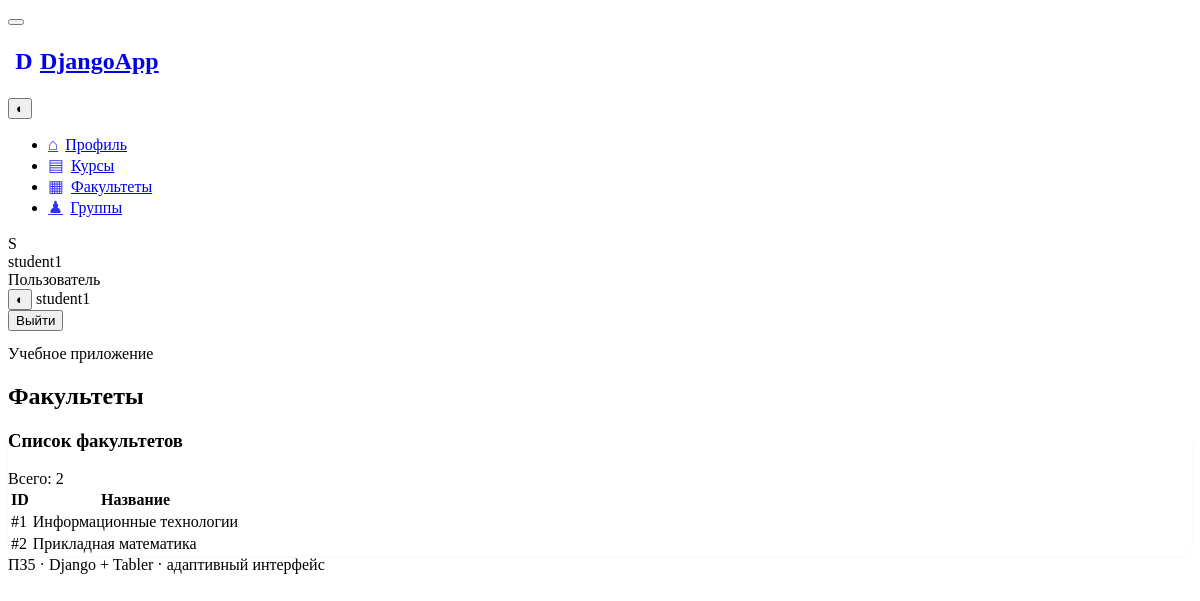
The page /departments/ (signed in) on the database its author committed.
### accounts/models.py (models this page shows, shortened)
class Department(models.Model):
    name = models.CharField(max_length=200)

### accounts/views.py (the view)
@login_required
def department_list(request):
    departments = Department.objects.all()
    return render(
        request,
        'department_list.html',
        {
            'departments': departments,
            'is_methodist': is_methodist(
                request.user
            ),
        }
    )

### accounts/views.py (called while the page is built)
def is_methodist(user):
    return user.is_superuser or user.groups.filter(
        name='Методист'
    ).exists()

### templates/department_list.html (shortened to what this page needs)
{% extends 'base.html' %}
{% block title_text %}Факультеты{% endblock %}
{% block content %}
<div class="card">
    <div class="card-header">
        <h3 class="card-title">Список факультетов</h3>
        <div class="ms-auto text-secondary">Всего: {{ departments|length }}</div>
    </div>
    <div class="table-responsive">
        <table class="table table-vcenter card-table table-hover">
            <thead>
            <tr>
                <th>ID</th>
                <th>Название</th>
            </tr>
            </thead>
            <tbody>
            {% for department in departments %}
            <tr>
                <td class="text-secondary">#{{ department.id }}</td>
                <td class="fw-semibold">{{ department.name }}</td>
            </tr>
            {% empty %}
            <tr>
                <td colspan="3" class="text-center text-secondary py-5">Факультетов пока нет.</td>
            </tr>
            {% endfor %}
            </tbody>
        </table>
    </div>
</div>
{% endblock %}

### templates/base.html (shortened to what this page needs)
{% load static %}
<!doctype html>
<html lang="ru">
<head>
    <link rel="stylesheet" href="https://cdn.jsdelivr.net/npm/@tabler/core@1.6.1/dist/css/tabler.min.css">
    <link rel="stylesheet" href="{% static 'css/style.css' %}">
</head>
<body>
<div class="page">
    <aside class="navbar navbar-vertical navbar-expand-lg" data-bs-theme="dark">
        <div class="container-fluid">
            <button class="navbar-toggler" type="button" data-bs-toggle="collapse" data-bs-target="#sidebar-menu"
                    aria-controls="sidebar-menu" aria-expanded="false" aria-label="Открыть меню">
            </button>
            <h1 class="navbar-brand navbar-brand-autodark">
                <a href="{% url 'profile' %}" class="text-decoration-none text-white d-flex align-items-center gap-2">
                    <span class="brand-mark">D</span><span>DjangoApp</span>
                </a>
            </h1>
            {% if user.is_authenticated %}
            <div class="navbar-nav flex-row d-lg-none">
                <button class="btn btn-ghost-light btn-icon" type="button" data-theme-toggle title="Сменить тему">◐
                </button>
            </div>
            {% endif %}
            <div class="collapse navbar-collapse" id="sidebar-menu">
                <ul class="navbar-nav pt-lg-3">
                    <li class="nav-item"><a
                            class="nav-link {% if request.resolver_match.url_name == 'profile' %}active{% endif %}"
                            href="{% url 'profile' %}"><span class="nav-link-icon">⌂</span><span class="nav-link-title">Профиль</span></a>
                    </li>
                    <li class="nav-item"><a
                            class="nav-link {% if 'course' in request.resolver_match.url_name %}active{% endif %}"
                            href="{% url 'course_list' %}"><span class="nav-link-icon">▤</span><span
                            class="nav-link-title">Курсы</span></a></li>
                    <li class="nav-item"><a
                            class="nav-link {% if 'department' in request.resolver_match.url_name %}active{% endif %}"
                            href="{% url 'department_list' %}"><span class="nav-link-icon">▦</span><span
                            class="nav-link-title">Факультеты</span></a></li>
                    <li class="nav-item"><a
                            class="nav-link {% if 'group' in request.resolver_match.url_name %}active{% endif %}"
                            href="{% url 'group_list' %}"><span class="nav-link-icon">♟</span><span
                            class="nav-link-title">Группы</span></a></li>
                </ul>
                {% if user.is_authenticated %}
                <div class="sidebar-user mt-auto py-3">
                    <div class="d-flex align-items-center gap-2 px-2">
                        <span class="avatar avatar-sm bg-primary-lt">{{ user.username|first|upper }}</span>
                        <div class="flex-fill text-truncate">
                            <div class="fw-semibold text-white text-truncate">{{ user.username }}</div>
                            <div class="small text-secondary">{% if user.is_superuser %}Администратор{% elif
                                is_methodist %}Методист{% else %}Пользователь{% endif %}
                            </div>
                        </div>
                    </div>
                </div>
                {% endif %}
            </div>
        </div>
    </aside>
    <div class="page-wrapper">
        <header class="navbar navbar-expand-md d-none d-lg-flex d-print-none topbar">
            <div class="container-xl justify-content-end gap-2">
                <button class="btn btn-ghost-secondary btn-icon" type="button" data-theme-toggle
                        title="Сменить светлую/тёмную тему">◐
                </button>
                {% if user.is_authenticated %}
                <span class="text-secondary me-2">{{ user.username }}</span>
                <form method="post" action="/accounts/logout/">{% csrf_token %}
                    <button class="btn btn-outline-secondary btn-sm" type="submit">Выйти</button>
                </form>
                {% endif %}
            </div>
        </header>
        <div class="page-header d-print-none">
            <div class="container-xl">
                <div class="row g-2 align-items-center">
                    <div class="col">
                        <div class="page-pretitle">Учебное приложение</div>
                        <h2 class="page-title">{% block page_title %}{% block title_text %}Панель управления{% endblock %}{% endblock %}</h2></div>
                </div>
            </div>
        </div>
        <div class="page-body">
            <div class="container-xl">{% block content %}{% endblock %}</div>
        </div>
        <footer class="footer footer-transparent d-print-none">
            <div class="container-xl">
                <div class="text-center text-secondary">ПЗ5 · Django + Tabler · адаптивный интерфейс</div>
            </div>
        </footer>
    </div>
</div>
</body>
</html>

### static/css/style.css (style rules this page uses)
:root { --app-radius:12px }
body { min-height:100vh }
.brand-mark { display:inline-grid;place-items:center;width:32px;height:32px;border-radius:9px;background:var(--tblr-primary);font-weight:800 }
.topbar { min-height:56px;border-bottom:1px solid var(--tblr-border-color) }
.navbar-vertical .nav-link-icon { width:1.5rem;margin-right:.45rem;text-align:center;opacity:.8;font-size:1.05rem }
.navbar-vertical .nav-link.active { background:rgba(255,255,255,.08);border-radius:8px }
.sidebar-user { border-top:1px solid rgba(255,255,255,.1) }
.card { border-radius:var(--app-radius);box-shadow:0 1px 3px rgba(0,0,0,.04) }

### rows shown on the page
Department: id "1", name "Информационные технологии"
Department: id "2", name "Прикладная математика"

### other values the page prints
{{ user.username|first|upper }} "S"
{{ user.username }} "student1"
{{ departments|length }} "2"
